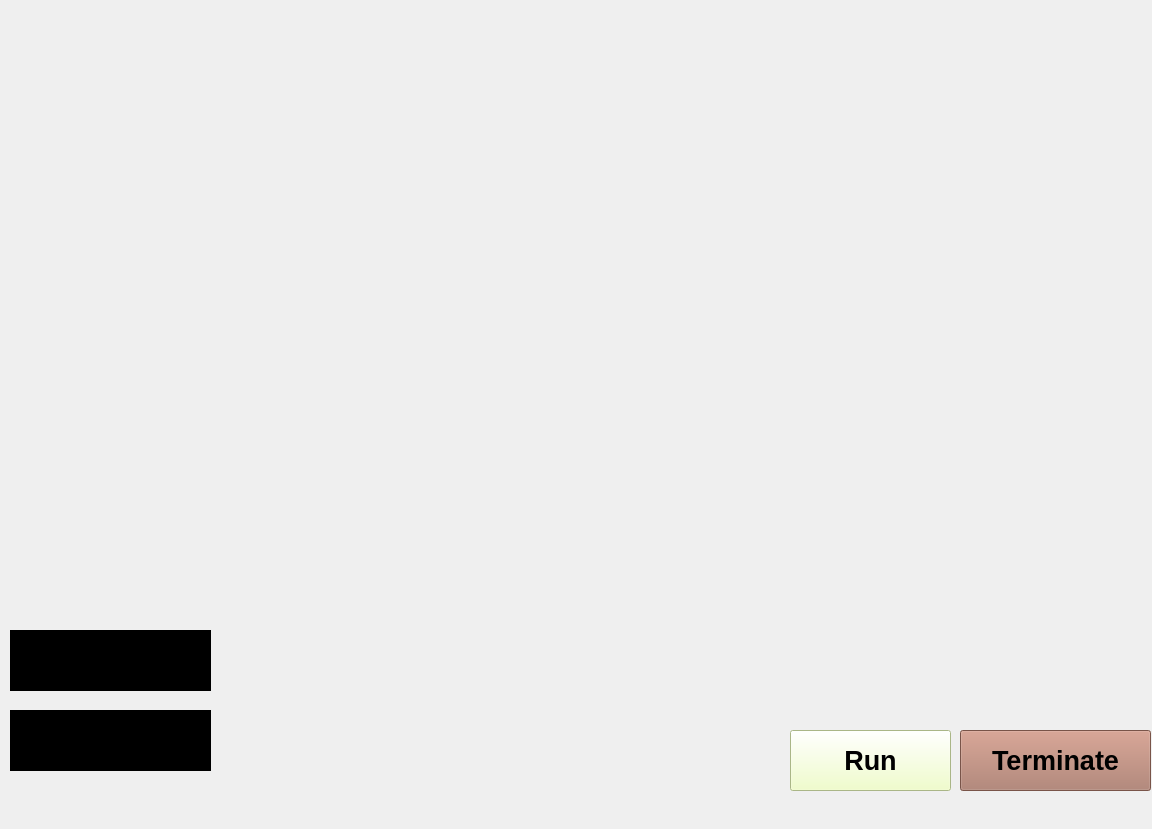
<?xml version="1.0" encoding="UTF-8"?>
<ui version="4.0">
 <class>saphi</class>
 <widget class="QMainWindow" name="saphi">
  <property name="geometry">
   <rect>
    <x>0</x>
    <y>0</y>
    <width>1152</width>
    <height>829</height>
   </rect>
  </property>
  <property name="windowTitle">
   <string>MainWindow</string>
  </property>
  <widget class="QWidget" name="centralwidget">
   <widget class="QLabel" name="label">
    <property name="enabled">
     <bool>true</bool>
    </property>
    <property name="geometry">
     <rect>
      <x>-30</x>
      <y>0</y>
      <width>1221</width>
      <height>821</height>
     </rect>
    </property>
    <property name="text">
     <string/>
    </property>
    <property name="pixmap">
     <pixmap>../../Downloads/7kmF.gif</pixmap>
    </property>
    <property name="scaledContents">
     <bool>true</bool>
    </property>
   </widget>
   <widget class="QPushButton" name="pushButton">
    <property name="geometry">
     <rect>
      <x>790</x>
      <y>730</y>
      <width>161</width>
      <height>61</height>
     </rect>
    </property>
    <property name="font">
     <font>
      <pointsize>20</pointsize>
      <weight>75</weight>
      <bold>true</bold>
     </font>
    </property>
    <property name="styleSheet">
     <string notr="true">background-color: rgb(238, 255, 189);</string>
    </property>
    <property name="text">
     <string>Run</string>
    </property>
   </widget>
   <widget class="QPushButton" name="pushButton_2">
    <property name="geometry">
     <rect>
      <x>960</x>
      <y>730</y>
      <width>191</width>
      <height>61</height>
     </rect>
    </property>
    <property name="font">
     <font>
      <pointsize>20</pointsize>
      <weight>75</weight>
      <bold>true</bold>
     </font>
    </property>
    <property name="styleSheet">
     <string notr="true">background-color: rgb(170, 118, 102);</string>
    </property>
    <property name="text">
     <string>Terminate</string>
    </property>
   </widget>
   <widget class="QTextBrowser" name="textBrowser">
    <property name="geometry">
     <rect>
      <x>10</x>
      <y>710</y>
      <width>201</width>
      <height>61</height>
     </rect>
    </property>
    <property name="styleSheet">
     <string notr="true">background:trasnparent</string>
    </property>
   </widget>
   <widget class="QLabel" name="label_4">
    <property name="geometry">
     <rect>
      <x>10</x>
      <y>10</y>
      <width>271</width>
      <height>111</height>
     </rect>
    </property>
    <property name="text">
     <string/>
    </property>
    <property name="pixmap">
     <pixmap>../../Downloads/T8bahf (1).gif</pixmap>
    </property>
    <property name="scaledContents">
     <bool>true</bool>
    </property>
   </widget>
   <widget class="QTextBrowser" name="textBrowser_2">
    <property name="geometry">
     <rect>
      <x>10</x>
      <y>630</y>
      <width>201</width>
      <height>61</height>
     </rect>
    </property>
    <property name="styleSheet">
     <string notr="true">background:trasnparent</string>
    </property>
   </widget>
  </widget>
 </widget>
 <resources/>
 <connections/>
</ui>
